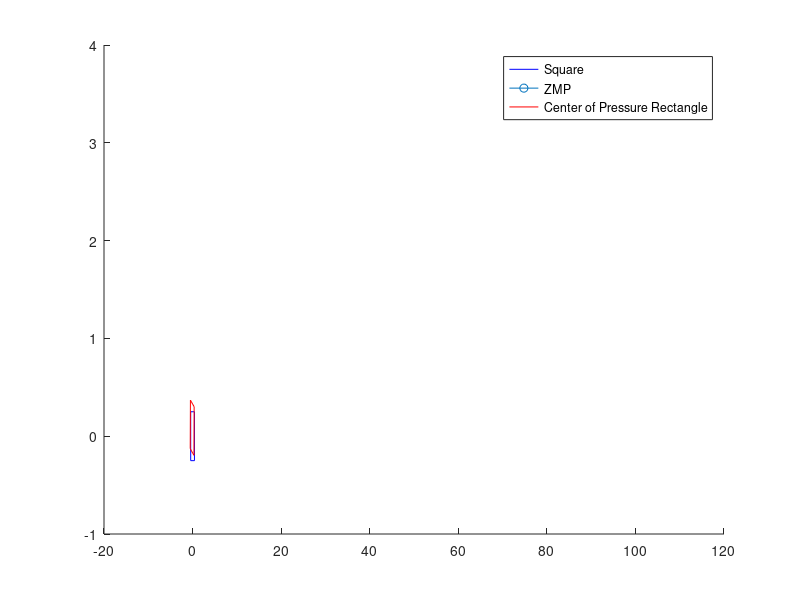

Write MATLAB code to recreate this figure.
clear
clc

figure_handle = figure; % 새로운 그림 요소를 만듭니다.

while true
    roll = input('roll 값을 입력하세요: ');
    pitch = input('pitch 값을 입력하세요: ');
    yaw = input('yaw 값을 입력하세요: ');
    
    t = 0.1;
    p = roll / t;
    q = pitch / t;
    r = yaw / t;
    alpha_x = p / t;
    alpha_y = q / t;
    alpha_z = r / t;
    m = 50;
    g = 9.81;
    L = 0.85;
    W = 0.5;
    H = 1.1;
    a_Gx = 3;

    I_xx = 33.07;
    I_yy = 26.25;
    I_zz = 17.32;

    I = [I_xx 0 0; 0 I_yy 0; 0 0 I_zz];

    R = [
        1 0 0;
        0 cosd(roll) sind(roll);
        0 -sind(roll) cosd(roll)
    ] * [
        cosd(pitch) 0 -sind(pitch);
        0 1 0;
        sind(pitch) 0 cosd(pitch)
    ] * [
        cosd(yaw) sind(yaw) 0;
        -sind(yaw) cosd(yaw) 0;
        0 0 1
    ];

    x_zmp = (-2 * I_yy * alpha_y - 2 * (I_xx - I_zz) * p * r + 2 * m * g * H * sind(pitch) + 2 * m * H * a_Gx) / (2 * m * (-g * cosd(pitch) * cosd(roll)));
    y_zmp = (2 * H * m * g * cosd(pitch) * sind(roll) - 2 * I_xx * alpha_x + 2 * (I_yy - I_zz) * q * r) / (2 * m * (g * cosd(pitch)));
    result_zmp = R * [x_zmp; y_zmp; 1];
    x_zmp_mod = result_zmp(1);
    y_zmp_mod = result_zmp(2);

    x1 = -0.425;
    x2 = 0.425;
    y1 = -0.25;
    y2 = 0.25;
    cdn_mod1 = R * [x1; y1; 1];
    cdn_mod2 = R * [x1; y2; 1];
    cdn_mod3 = R * [x2; y2; 1];
    cdn_mod4 = R * [x2; y1; 1];

    hold on
    plot([x1, x1, x2, x2, x1], [y1, y2, y2, y1, y1], 'b-')
    plot(x_zmp_mod, y_zmp_mod, '-o')
    text(x_zmp_mod + 0.5, y_zmp_mod + 2, 'x_zmp, y_zmp')
    plot([cdn_mod1(1), cdn_mod2(1), cdn_mod3(1), cdn_mod4(1), cdn_mod1(1)], ...
        [cdn_mod1(2), cdn_mod2(2), cdn_mod3(2), cdn_mod4(2), cdn_mod1(2)], 'r-')
    hold off
    
    % 사용자에게 계속할 것인지 물어봅니다.
    prompt = '그래프를 계속해서 그리시겠습니까? (Y/N): ';
    answer = input(prompt, 's');
    if ~strcmpi(answer, 'y')
        break; % 사용자가 종료를 원하면 루프를 종료합니다.
    end
end

% 마지막에 그린 모든 그래픽 요소를 함께 표시합니다.
legend('Square', 'ZMP', 'Center of Pressure Rectangle')
